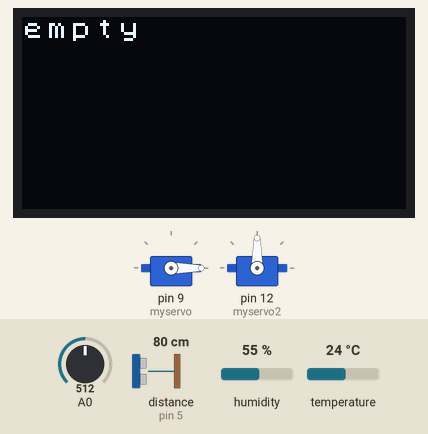
A sketch run on a simulated Arduino Uno, built with avr-gcc and run on an emulated ATmega328P. On the bench: 2 × servo, 128×64 one-colour display. Wiring (inferred from the names in the program): ultrasonic range finder: trigger pin 4; echo pin 5. The inputs (shaded band) are chosen by the test bench; at power-on: distance to the obstacle (sensor on pin 5) 80 cm, temperature 24 °C, A0 = 512, humidity 55 %. The echo pulse lasts 58.3 µs per cm; what the sketch prints to the serial monitor is not drawn.

Above: at 1.8 s.
1.9 s: distance to the obstacle (sensor on pin 5) set to 7 cm
5.7 s: distance to the obstacle (sensor on pin 5) set to 4 cm
At 6.7 s:
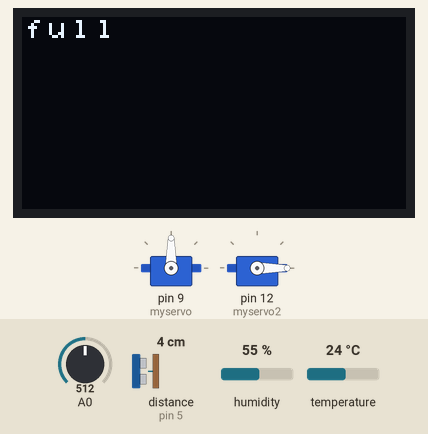
9.9 s: temperature set to 25.9 °C
At 11.3 s:
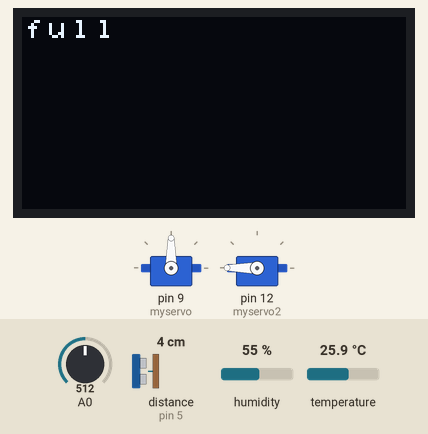
14.1 s: distance to the obstacle (sensor on pin 5) set to 9 cm
At 15.6 s:
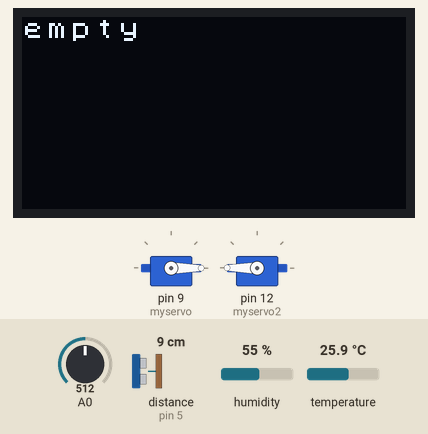
18.3 s: distance to the obstacle (sensor on pin 5) set to 2 cm
At 19.6 s:
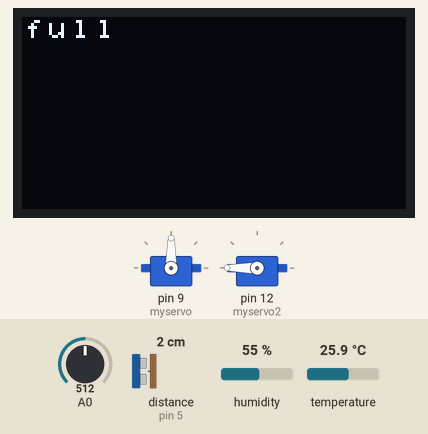
22.5 s: distance to the obstacle (sensor on pin 5) set to 18 cm
At 23.8 s:
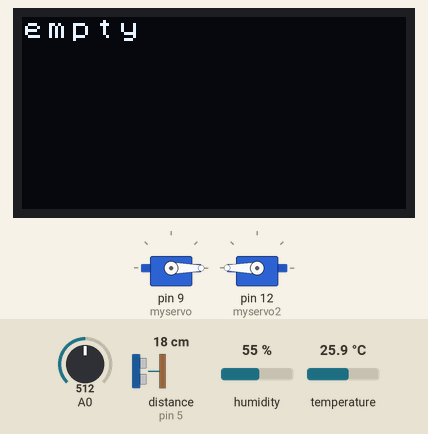
Timing chart, 0 to 25.5 s (numbered marks = the images above; inputs shaded):
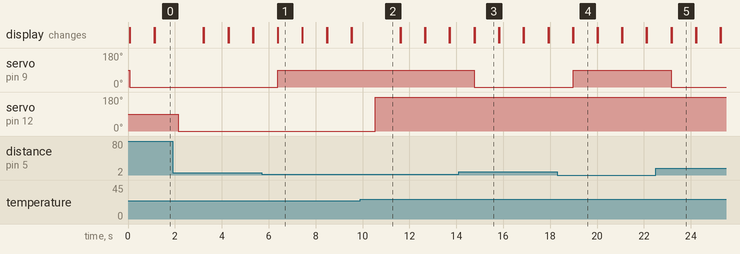

The sketch:

code_PYJ_20181375.ino
```cpp
#include <DHT.h>   //온습도 센서를 활용하기위한 라이브러리
#define DHT_TYPE DHT22
#define DHT_PIN 2
DHT dht(DHT_PIN, DHT_TYPE);
unsigned long Tms = 2000;
unsigned long prev_time = 0;

#include<Servo.h>           //서브모터를 활용하기위한 라이브러리

#include <Arduino.h>        //OLED를 활용하기위한 라이브러리
#include <U8x8lib.h>
#ifdef U8X8_HAVE_HW_SPI
#include <SPI.h>
#endif


U8X8_SSD1306_128X64_NONAME_SW_I2C u8x8(/* clock=*/ SCL, /* data=*/ SDA, /* reset=*/ U8X8_PIN_NONE);   // OLED 출력핀 설정


int angle=0;                            //서브모터 초기각도
Servo myservo;                          //초음파센서와 연결되는 서브모터 설정
Servo myservo2;                         //온습도 센서와 조도 센서와 연결되는 서브모터 설정
const int trigPin = 4;                  //초음파 센서 Trig핀 설정
const int echoPin = 5;                  //초음파 센서 Echo핀 설정
unsigned long roundtrip_time_us;
float dist_cm;                          //초음파 센서로 측정되는 거리값 변수


void setup()
{
  Serial.begin(9600);
  pinMode(trigPin, OUTPUT);                //초음파센서 trig출력설정
  pinMode(echoPin, INPUT_PULLUP);           //초음파센서 echo입력설정
  myservo.attach(9);                        //초음파센서와 연동되는 서브모터는 9번핀

  u8x8.begin();                             //OLED 출력 Setup
  u8x8.setPowerSave(0);

      dht.begin();                         //온습도 센서 setup
    myservo2.attach(12);                   //온습도 센서와 조도 센서랑 연동되는 서브모터는 12번핀

}

void loop()
{

  dist_servo();                           //초음파센서+ 서브모터 + OLED 출력함수
  tem_servo();                            //조도센서 + 온습도센서 + 서브모터 출력함수

}

void dist_servo(){                        //초음파센서+ 서브모터 + OLED 출력함수
  digitalWrite(trigPin, LOW);             // trig핀에서 초음파 발생
  delayMicroseconds(2);

  digitalWrite(trigPin, HIGH);
  delayMicroseconds(10);
  digitalWrite(trigPin, LOW);

  roundtrip_time_us = pulseIn(echoPin, HIGH);        // echopin이 high가 된 시간을 저장하는 변수
  dist_cm = 0.017 * roundtrip_time_us;               //0.017 * trig핀에서 echo핀으로 초음바가 돌아오는 시간= 물체와의 거리

  Serial.println((String)"Distance: " + dist_cm + " cm");           //거리확인을 위해 초음파센서로 출력되는 거리 시리얼 모니터로 출력

  if(dist_cm < 5){                                                   //초음파 센서로 측정되는 거리가 5CM 이하인 경우
    u8x8.clear();                                                    //OLED 화면 clear
    angle=90;                                                        //서브모터 각도 90도
    myservo.write(angle);                                            //서브모터 각도 90도 이동
    u8x8.setFont(u8x8_font_chroma48medium8_r);                       //OLED로 출력되는 폰트 설정
  u8x8.drawString(0,0,"full");                                       //OLED에 (0,0)위치에 "full" 문구 출력
  delay(500);
  }
  else{
    u8x8.clear();                                                  //OLED 화면 clear
    angle=0;                                                       //서브모터 각도 0도
    myservo.write(angle);                                          //서브모터 각도 0도 이동
    u8x8.setFont(u8x8_font_chroma48medium8_r);                      //OLED로 출력되는 폰트 설정
  u8x8.drawString(0,0,"empty");                                    //OLED에 (0,0)위치에 "empty" 문구 출력
  delay(500);
  }

  Serial.println((String)"Ang = " + angle);                       //서브모터 현재각도 확인을 위한 서브모터 각도 현 상태를 시리얼 모니터로 출력
  delay(500);

}

void tem_servo(){                                                      //조도센서 + 온습도센서 + 서브모터 출력함수
    int value = analogRead(A0);                                        //아날로그핀 (A0)에서 현재 조도값 읽어옴
    if (millis() - prev_time > Tms) {                                  // 현재시간-이전시간이 TMS보다 큰 경우
    prev_time = millis();
    float h = dht.readHumidity();                                     //현재 습도를 변수h에 저장
    float t = dht.readTemperature();                                  //현재 온도를 변수t에 저장
    if (isnan(h) || isnan(t)) {
      Serial.println("Failed to read from DHT sensor!");
      return;
    } else {
      Serial.println((String)"Temperature: " + t + "C");              //현재 온도 확인을 위해 시리얼 모니터로 출력
       Serial.println((String)"Sensor out: " + value + "work");       //현재 조도값 확인을 위해 시리얼 모니터로 출력
      if(t>25 && value>100){                                          //온도가 25도 이상이고 조도값이 100이상인 경우에 동작수행
        myservo2.write(180);                                         // 서브모터가 180도 회전
      }
      else{
        myservo2.write(0);                                            //온도가 25도 이하이고 조도값이 100 이하인 경우에 서브모터 0도로 회전
      }
    }
  }
}
```

Measured:
- the behaviour switches between 6 and 5 cm on distance to the obstacle (sensor on pin 5) (found by bisection; images 0 and 1)
- the behaviour switches between 25 and 25.1 °C on temperature (found by bisection; images 1 and 2)
- after the input at 5.7 s, servo on pin 9 (myservo): 0° → 90° after 0.69 s; the display: first differs from a run without the input after 0.69 s (image 1)
- after the input at 9.9 s, servo on pin 12 (myservo2): 0° → 180° after 0.64 s
- after the input at 14.1 s, servo on pin 9 (myservo): 90° → 0° after 0.66 s; the display: first differs from a run without the input after 0.68 s (image 3)
- after the input at 18.3 s, servo on pin 9 (myservo): 0° → 90° after 0.68 s; the display: first differs from a run without the input after 0.68 s (image 4)
- after the input at 22.5 s, servo on pin 9 (myservo): 90° → 0° after 0.66 s; the display: first differs from a run without the input after 0.68 s (image 5)
